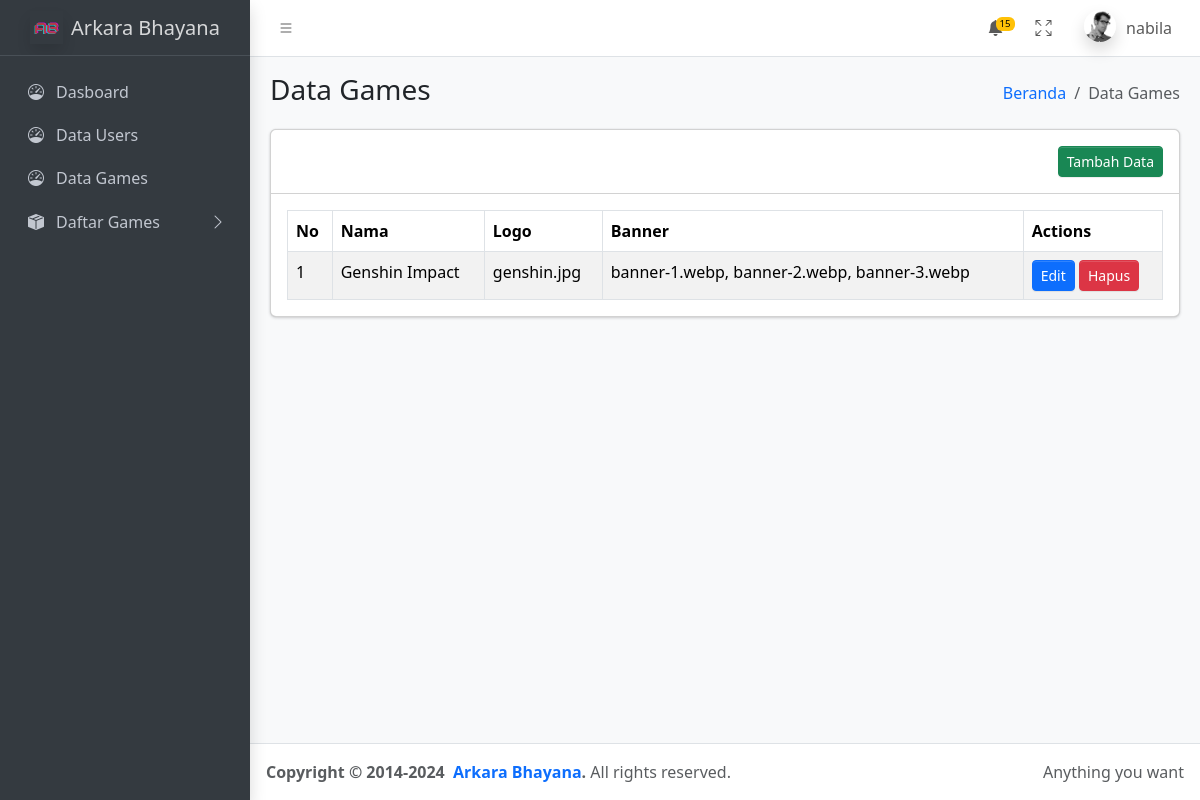
The app's page /dashboard/data-games.php (signed in) with its own data.
### tables this page shows
CREATE TABLE `games` (
  `id` int(255) NOT NULL,
  `nama` varchar(255) NOT NULL,
  `logo` varchar(255) NOT NULL,
  `banner` varchar(255) NOT NULL
);

### config.php (called while the page is built, shortened)
<?php
    $servername = "localhost";
    $username = "root";
    $password = "";
    $dbname = "arkara_bhayana";
    $conn = new mysqli($servername, $username, $password, $dbname);
    $games = $conn->query("SELECT * FROM games");
?>

### dashboard/data-games.php (the view, shortened to what this page needs)
<?php include('../config.php');
?>
<!doctype html>
<html lang="en">
<head>
    <link rel="stylesheet" href="https://cdn.jsdelivr.net/npm/@fontsource/source-sans-3@5.0.12/index.css"
 />
    <link rel="stylesheet" href="https://cdn.jsdelivr.net/npm/overlayscrollbars@2.10.1/styles/overlayscrollbars.min.css"
 />
    <link rel="stylesheet" href="https://cdn.jsdelivr.net/npm/bootstrap-icons@1.11.3/font/bootstrap-icons.min.css"
 />
    <link rel="stylesheet" href="./css/adminlte.css" />
    <link rel="stylesheet" href="https://cdn.jsdelivr.net/npm/apexcharts@3.37.1/dist/apexcharts.css"
 />
    <link rel="stylesheet" href="https://cdn.jsdelivr.net/npm/jsvectormap@1.5.3/dist/css/jsvectormap.min.css"
 />
</head>
<body class="layout-fixed sidebar-expand-lg bg-body-tertiary">
    <div class="app-wrapper">
        <?php include('./navbar.php'); ?>
        <?php include('./sidebar.php'); ?>
        <main class="app-main">
            <div class="app-content-header">
                <div class="container-fluid">
                    <div class="row">
                        <div class="col-sm-6">
                            <h3 class="mb-0">Data Games</h3>
                        </div>
                        <div class="col-sm-6">
                            <ol class="breadcrumb float-sm-end">
                                <li class="breadcrumb-item"><a href="../dashboard">Beranda</a></li>
                                <li class="breadcrumb-item active" aria-current="page">Data Games</li>
                            </ol>
                        </div>
                    </div>
                </div>
            </div>
            <div class="app-content">
                <div class="container-fluid">
                    <div class="row">
                        <div class="col-lg-12 col-12">
                            <div class="card">
                                <div class="card-header text-end">
                                    <button onclick="openModal('add')" class="btn btn-success btn-sm">Tambah
                                        Data</button>
                                </div>
                                <div class="card-body">
                                    <table class="table table-bordered table-striped">
                                        <thead>
                                            <tr>
                                                <th>No</th>
                                                <th>Nama</th>
                                                <th>Logo</th>
                                                <th>Banner</th>
                                                <th>Actions</th>
                                            </tr>
                                        </thead>
                                        <tbody>
                                            <?php if ($games->num_rows > 0): ?>
                                            <?php $no = 1; ?>
                                            <?php while ($row = $games->fetch_assoc()): ?>
                                            <tr>
                                                <td><?php echo $no++; ?></td>
                                                <td><?php echo htmlspecialchars($row['nama']); ?></td>
                                                <td><?php echo htmlspecialchars($row['logo']); ?></td>
                                                <td><?php echo htmlspecialchars($row['banner']); ?></td>
                                                <td>
                                                    <button
                                                        onclick='openModal("edit", <?php echo json_encode($row); ?>)'
                                                        class="btn btn-primary btn-sm">Edit</button>
                                                    <a href="?delete=<?php echo $row['id']; ?>"
                                                        class="btn btn-danger btn-sm">Hapus</a>
                                                </td>
                                            </tr>
                                            <?php endwhile; ?>
                                            <?php endif; ?>
                                        </tbody>
                                    </table>
                                </div>
                            </div>
                        </div>
                    </div>
                </div>
            </div>
        </main>
        <?php include('./footer.php'); ?>
    </div>
</body>
</html>

### records on screen
games: nama "Genshin Impact", logo "genshin.jpg", banner "banner-1.webp, banner-2.webp, banner-3.webp"

### other values on screen
$user_name "nabila"
